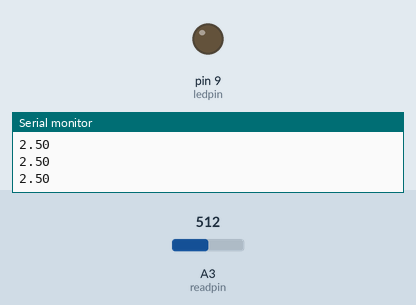
Simulated run of this sketch. Board: Arduino Uno, built with avr-gcc and run on an emulated ATmega328P. Parts: output pins drawn as LEDs (lit = HIGH), the last lines printed to the serial monitor. The test bench sets the inputs (shaded band); at power-on: A3 (readpin) = 512.

Above: at 1.2 s.
1.3 s: A3 (readpin) set to 811
2.9 s: A3 (readpin) set to 830
At 3.8 s:
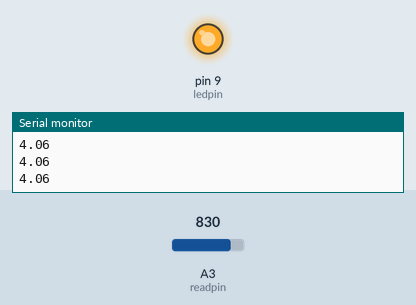
4.7 s: A3 (readpin) set to 716
At 5.8 s:
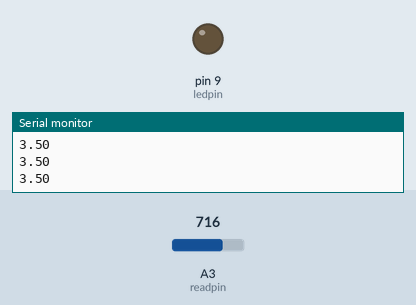
6.5 s: A3 (readpin) set to 900
At 7.9 s:
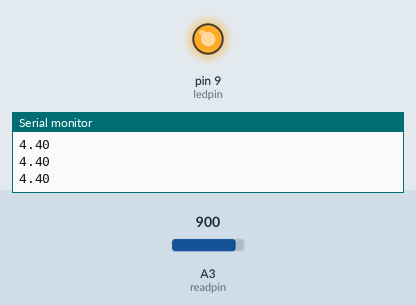
Timing chart, 0 to 9.2 s (numbered marks = the images above; inputs shaded):
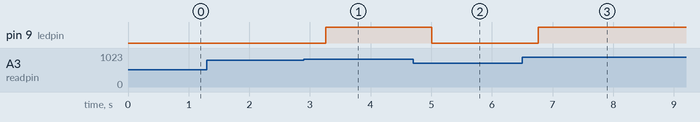

Measured:
- the behaviour switches between 818 and 819 on A3 (readpin) (found by bisection; images 0 and 1)
- after the input at 2.9 s, pin 9 (ledpin): LOW → HIGH after 0.36 s
- after the input at 4.7 s, pin 9 (ledpin): HIGH → LOW after 0.31 s
- after the input at 6.5 s, pin 9 (ledpin): LOW → HIGH after 0.26 s

The sketch:

potentiometer_ledwarning.ino
```cpp
int ledpin = 9;
int readpin = A3;
int readVal;
float V2;
int delayT = 250;

void setup() {
  pinMode(ledpin, OUTPUT);
  pinMode(readpin, INPUT);
  Serial.begin(9600);
}

void loop() {
  readVal = analogRead(readpin);
  V2 = (5./1023.)*readVal;
  Serial.println(V2);
  delay(delayT);
  if (V2 > 4.0){
    digitalWrite(ledpin, HIGH);
  }
  else {
    digitalWrite(ledpin, LOW);
  }

}
```
